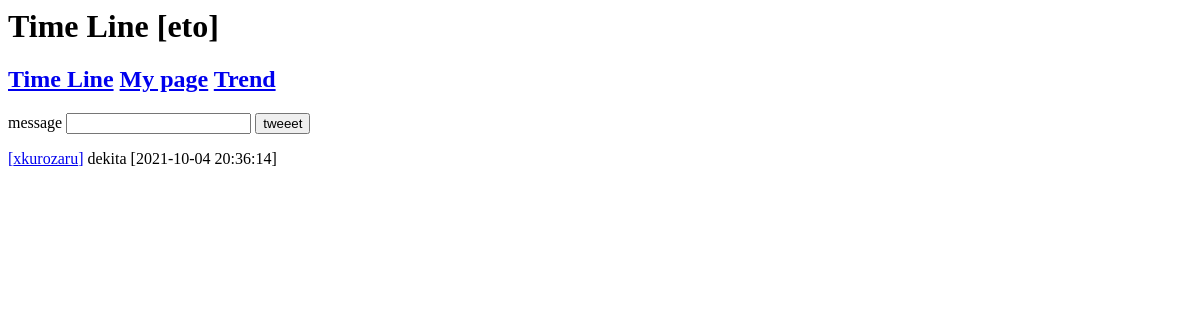
Page /timeline (signed in) on the earlier database version.
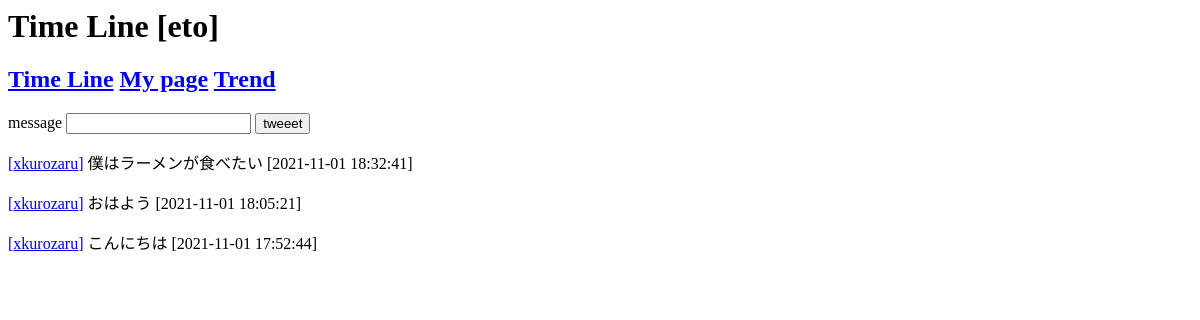
Same page on the later database version.
### app.py (models this page shows)
class User(db.Model):
    id = db.Column(db.Integer, primary_key=True)
    username = db.Column(db.String(20), nullable=False, unique=True)
    password = db.Column(db.String(20), nullable=False)

class Chat(db.Model):
    id = db.Column(db.Integer, primary_key=True)
    username = db.Column(db.String(20))
    date = db.Column(db.String(20))
    message = db.Column(db.String(400))

### app.py (the view)
@app.route("/timeline")
def timeline():
    id = session['user_id']
    username = User.query.filter(User.id==id).first().username
    chats = Chat.query.order_by(Chat.date.desc()).all()
    return render_template("timeline.html", username=username, chats=chats)

### templates/timeline.html
<head>
</head>
<body>
    <h1>Time Line [{{username}}]</h1>
    <h2><a href="/timeline">Time Line</a>  <a href="/mypage">My page</a> <a href="/trend/all">Trend</a></h2>
    <div class="form">
        <form action="/send" method="POST">
                <label for="message">message</label>
                <input type="text" name="message">
                <input type="submit" value="tweeet">
        </form>
    </div>
    {% for chat in chats %}
    <p><a href="/userpage/{{chat.username}}">[{{chat.username}}]</a>
        {{chat.message}} [{{chat.date}}]</p>
    {% endfor %}
</body>

Differences in the rows shown:
added Chat: username "xkurozaru", message "僕はラーメンが食べたい", date "2021-11-01 18:32:41"
added Chat: username "xkurozaru", message "おはよう", date "2021-11-01 18:05:21"
changed Chat: message "dekita" → "こんにちは"; date "2021-10-04 20:36:14" → "2021-11-01 17:52:44"
